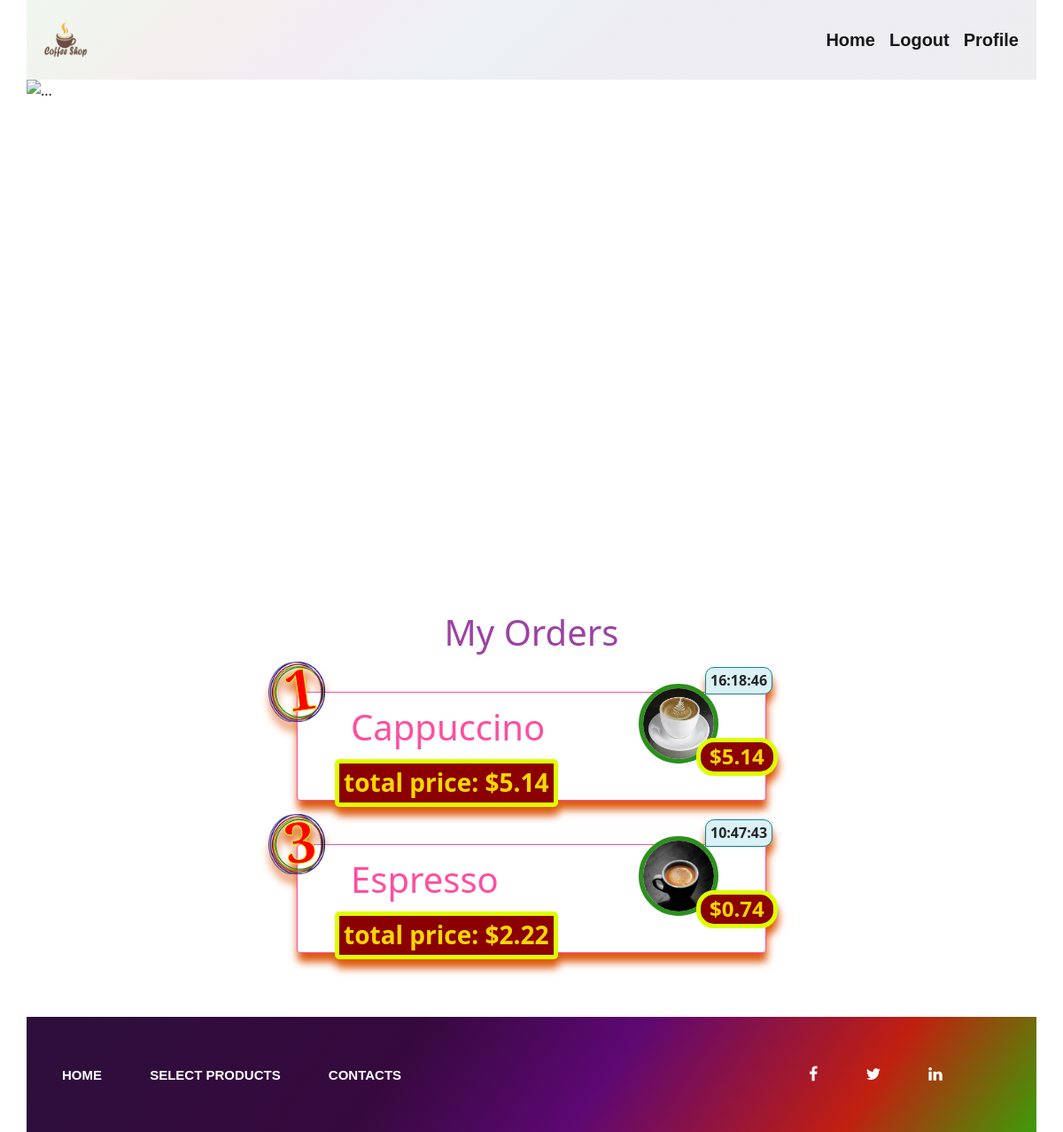
The app's page /myhome (signed in) with its own data.
### tables this page shows
CREATE TABLE "orderTable" (
	"id"	INTEGER,
	"client_id"	INTEGER,
	"coffeType"	INTEGER,
	"count"	INTEGER,
	"orderDate"	NUMERIC NOT NULL,
	"preparationTime"	INTEGER,
	PRIMARY KEY("id" AUTOINCREMENT)
);

CREATE TABLE "tblCoffee" (
	"id"	INTEGER,
	"name"	TEXT,
	"price"	REAL,
	"img"	INTEGER,
	"content"	TEXT,
	"preparationTime"	INTEGER,
	PRIMARY KEY("id" AUTOINCREMENT)
);

### app.py (the view)
@app.route("/myhome")
def myhome():
    user_id = session["user_id"]
    dbclient = db.execute("SELECT client_id, name, price, img, count, orderDate, orderTable.preparationTime AS 'PrTime' FROM orderTable JOIN tblCoffee ON tblCoffee.id = orderTable.coffeType WHERE orderTable.client_id = ?",
                           user_id)
    return render_template("myhome.html", dbs = dbclient)

### app.py (called while the page is built)
@app.after_request
def after_request(response):
    response.headers["Cache-Control"] = "no-cache, no-store, must-revalidate"
    response.headers["Expires"] = 0
    response.headers["Pragma"] = "no-cache"
    return response

### util.py (called while the page is built)
def usd(value):
    return f"${value:,.2f}"

### templates/myhome.html (shortened to what this page needs)
{% extends "layout.html" %}
{% block main %}
<div class="container">
    {% include "parts/header2.html" %}
</div>
<h1 class="myordersheared">My Orders</h1>
    {% for cofee in dbs %}
        <div class="container-fluid centering">
            <div class="messages card">
                <div class="countoforder">
                    <h2>{{ cofee["count"] }}<span> </span></h2>
                </div>
                <h1>  {{ cofee["name"] }}</h1>
                <div class="coffereport">
                    <h4 class="imgprice">{{ cofee["price"] | usd}}</h4>
                    <img src="static/img/coffee/{{ cofee["img"] }}" alt="{{ cofee["img"]}}">
                    <h6 class="orderdata">{{cofee["orderDate"]}}</h6>
                </div>
                <h3 class="ordertotalprc">total price: {{ (cofee["count"] * cofee["price"] ) | usd}}</h3>
            </div>
        </div>
        <br>
    {% endfor %}
{% endblock %}

### static/css/style.css (style rules this page uses)
.card img { width: 100%; height: 350px; }
.card { width: 100%; margin-top: 25px; background: #ffffff; }
.container { padding: 0; }
.coffereport { position: relative; padding: 15px; -ms-transform-origin-z: unset; height: 50px; }
.coffereport img { position: absolute; height: 90px; width: 90px; border-radius: 50%; margin-left: 370px; margin-top: -96px; border: 5px solid #2a911a; }
.coffereport .imgprice { margin-left: 435px; margin-top: -35px; padding: 2px 10px; background-color: darkred; border: 5px solid rgb(221, 255, 0); border-radius: 20px; position: absolute; color: gold; font-weight: bold; z-index: 100; }
.messages { width: 600px; margin-left: 0; margin-right: 0; }
.messages .countoforder { width: 64px; height: 68px; margin-left: -33px; margin-top: -35px; padding: 5px; position: absolute; z-index: 100; background-image: url("/static/img/inc/empty-circle-stump.png"); background-size: cover;background-repeat: no-repeat; color: #ff0000; font-weight: bold; }
.centering { display: flex; justify-content: center; }
.centering .card { width: 530px; border: 1px solid #fe4e9f; transition: 600ms; filter: drop-shadow(1px 10px 5px #dd580b); margin-left: 0; margin-right: 0; }
.myordersheared { color: #9c42a4; text-align: center; padding-bottom: 10px; animation: color-change 1s infinite; transition: 600ms; }
.messages .ordertotalprc { margin-left: 42px; margin-top: 75px;padding: 5px; position: absolute; z-index: 100; background-color: darkred; border: 5px solid rgb(221, 255, 0);color: gold;border-radius: 5px; font-weight: bold; }
.messages h1 { padding-left: 60px; padding-top: 15px; color: #fe4e9f; }
.messages h2 { font-family: "Alfa Slab One", serif; font-weight: 400; font-style: normal; position: absolute; margin-left: 13px; margin-top: -12px; rotate: -9grad; font-size: 64px; font-weight: bold; -webkit-text-stroke-width: 1px; -webkit-text-stroke-color: rgb(221, 255, 0); }
.messages h2 span { display: block; position: absolute; margin-left: 29px; margin-top: -40px; width: 32px; height: 32px; rotate: 20grad; background-image: url("/static/img/inc/xtimes.png"); background-size: cover;background-repeat: no-repeat; filter: drop-shadow(1px 1px 10px #eeff00); }
.coffereport .orderdata { padding: 5px; position: absolute; margin-left: 445px; margin-top: -115px; background-color: rgb(218, 241, 245); border: 1px solid rgb(19, 128, 147); border-radius: 10px 10px 10px 0; color: a65d27; font-weight: bold; z-index: 100; }

### records on screen
orderTable: count "1", name "Cappuccino", price "$5.14", img (picture), orderDate "16:18:46", (cofee['count']*cofee['price'])|usd "$5.14"
orderTable: count "3", name "Espresso", price "$0.74", img (picture), orderDate "10:47:43", (cofee['count']*cofee['price'])|usd "$2.22"
